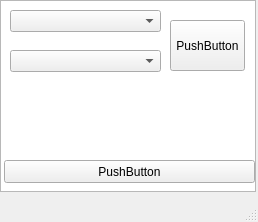
<?xml version="1.0" encoding="UTF-8"?>
<ui version="4.0">
 <class>MainWindow</class>
 <widget class="QMainWindow" name="MainWindow">
  <property name="geometry">
   <rect>
    <x>0</x>
    <y>0</y>
    <width>258</width>
    <height>222</height>
   </rect>
  </property>
  <property name="windowTitle">
   <string>MainWindow</string>
  </property>
  <widget class="QWidget" name="centralwidget">
   <widget class="QListWidget" name="listWidget">
    <property name="geometry">
     <rect>
      <x>0</x>
      <y>0</y>
      <width>256</width>
      <height>192</height>
     </rect>
    </property>
   </widget>
   <widget class="QPushButton" name="pushButton">
    <property name="geometry">
     <rect>
      <x>4</x>
      <y>160</y>
      <width>251</width>
      <height>23</height>
     </rect>
    </property>
    <property name="text">
     <string>PushButton</string>
    </property>
   </widget>
   <widget class="QPushButton" name="pushButton_2">
    <property name="geometry">
     <rect>
      <x>170</x>
      <y>20</y>
      <width>75</width>
      <height>51</height>
     </rect>
    </property>
    <property name="text">
     <string>PushButton</string>
    </property>
   </widget>
   <widget class="QComboBox" name="comboBox">
    <property name="geometry">
     <rect>
      <x>10</x>
      <y>10</y>
      <width>151</width>
      <height>22</height>
     </rect>
    </property>
   </widget>
   <widget class="QComboBox" name="comboBox_2">
    <property name="geometry">
     <rect>
      <x>10</x>
      <y>50</y>
      <width>151</width>
      <height>22</height>
     </rect>
    </property>
   </widget>
  </widget>
  <widget class="QMenuBar" name="menubar">
   <property name="geometry">
    <rect>
     <x>0</x>
     <y>0</y>
     <width>258</width>
     <height>21</height>
    </rect>
   </property>
  </widget>
  <widget class="QStatusBar" name="statusbar"/>
 </widget>
 <resources/>
 <connections/>
</ui>
